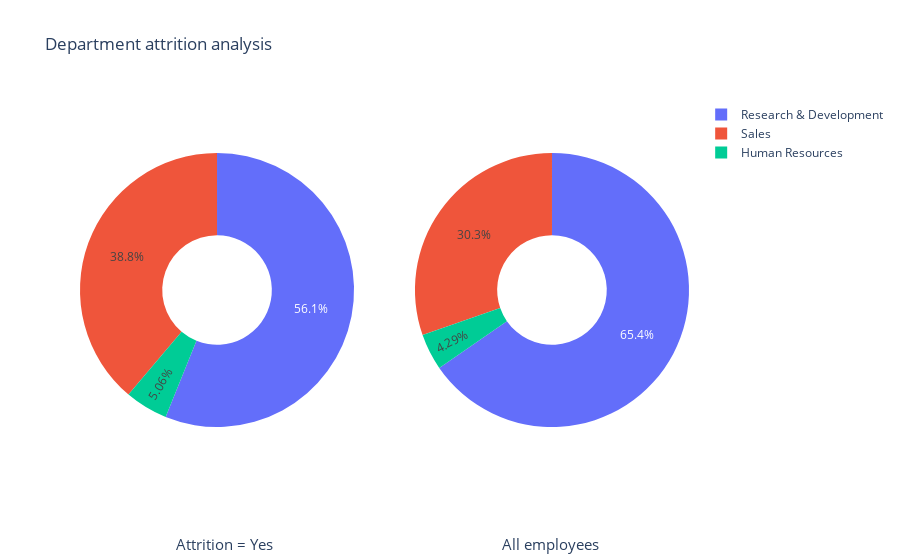

The cell this chart's notebook holds for it:
### Markdown cell above
#### Relação de atrição e departamento

### Code cell
dept_y = ibm_y.groupby('Department')['Department'].count()
dept = ibm.groupby('Department')['Department'].count()
fig = make_subplots(rows=1, cols=2, specs=[[{'type':'domain'}, {'type':'domain'}]])
fig.add_trace(go.Pie(labels=dept_y.index, values=dept_y.values, name="Attrition"), 1, 1)
fig.add_trace(go.Pie(labels=dept.index, values=dept.values, name="Total"), 1, 2)
fig.update_traces(hole=0.4, hoverinfo="label+percent+name")
fig.update_layout(
    title_text="Department attrition analysis",
    annotations=[dict(text='Attrition = Yes', x=0.155, y=-0.2, font_size=15, showarrow=False),
                 dict(text='All employees', x=0.855, y=-0.2, font_size=15, showarrow=False)])
fig.show()

### Figure 1 — Plotly figure (JSON) as saved in the notebook; plotly's stock layout.template omitted (floating-point values rounded to 4 significant figures)
{"data": [{"domain": {"x": [0, 0.45], "y": [0, 1]}, "hole": 0.4, "hoverinfo": "label+percent+name", "labels": ["Human Resources", "Research & Development", "Sales"], "name": "Attrition", "type": "pie", "values": [12, 133, 92]}, {"domain": {"x": [0.55, 1], "y": [0, 1]}, "hole": 0.4, "hoverinfo": "label+percent+name", "labels": ["Human Resources", "Research & Development", "Sales"], "name": "Total", "type": "pie", "values": [63, 961, 446]}], "layout": {"annotations": [{"font": {"size": 15}, "showarrow": false, "text": "Attrition = Yes", "x": 0.155, "y": -0.2}, {"font": {"size": 15}, "showarrow": false, "text": "All employees", "x": 0.855, "y": -0.2}], "title": {"text": "Department attrition analysis"}}}
